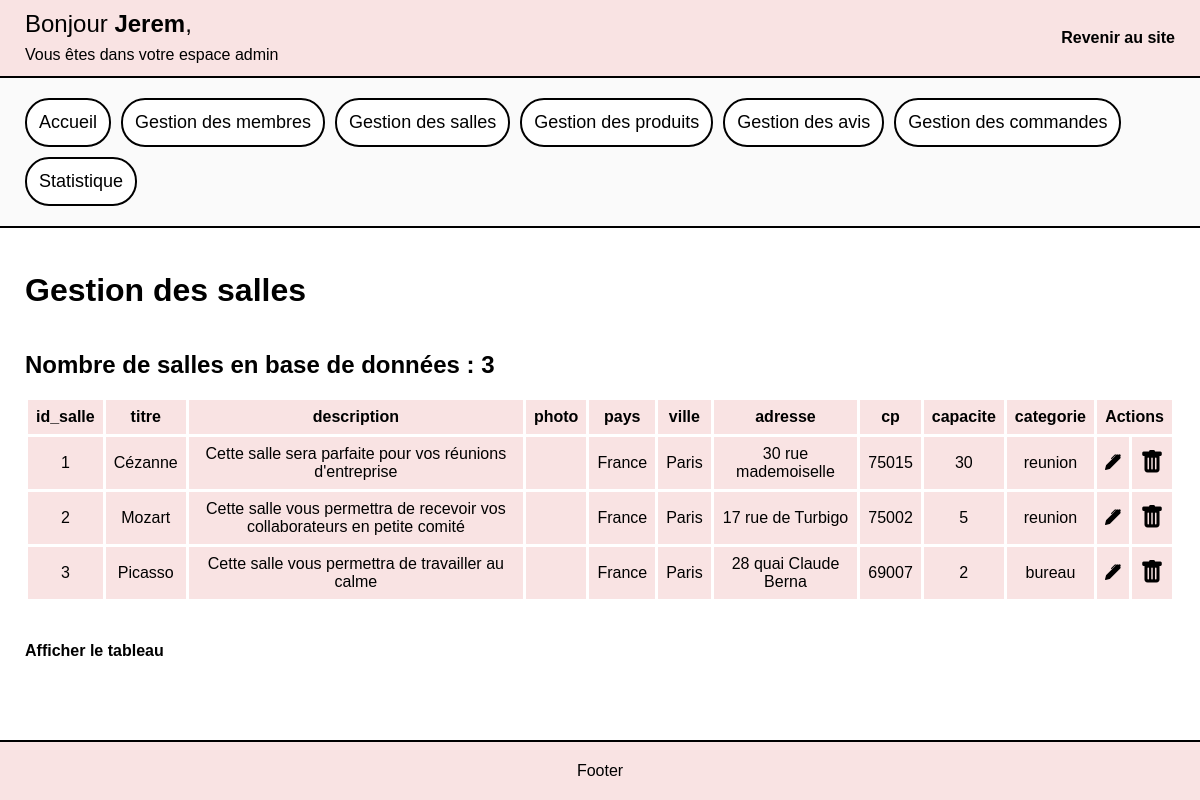
The page /admin/gestion_des_salles.php (signed in) on the database as committed earlier.
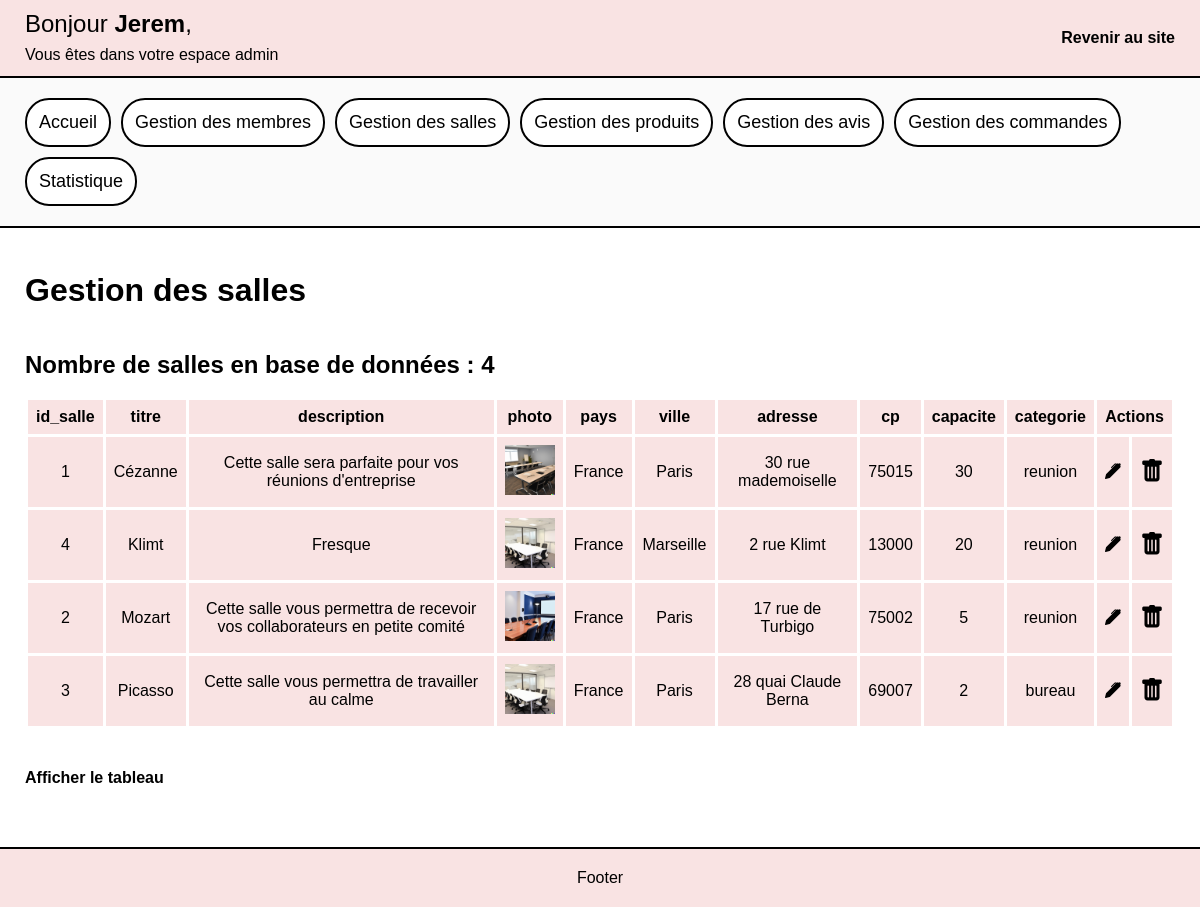
The same page on the database as committed later.
### tables this page shows
CREATE TABLE IF NOT EXISTS `salle` (
  `id_salle` int NOT NULL AUTO_INCREMENT,
  `titre` varchar(200) NOT NULL,
  `description` text NOT NULL,
  `photo` varchar(200) NOT NULL,
  `pays` varchar(20) NOT NULL,
  `ville` varchar(20) NOT NULL,
  `adresse` varchar(20) NOT NULL,
  `cp` int NOT NULL,
  `capacite` int NOT NULL,
  `categorie` enum('reunion','bureau','formation','') NOT NULL,
  PRIMARY KEY (`id_salle`)
);

### admin/gestion_des_salles.php (the view, shortened to what this page needs)
<?php
require_once('includeAdmin/headerAdmin.php');
?>
    <div class="globalContainer">
            <div class="adminContainer">
                <?php require_once('includeAdmin/navAside.php');?>
                <main class="mainAdmin">
                    <h1>Gestion des salles</h1>
                    <?php $queryUsers = $pdo->query("SELECT id_salle FROM salle") ?>
                    <h2>Nombre de salles en base de données : <?= $queryUsers->rowCount() ?></h2>
                    <div class="table-container">
                        <table>
                            <?php $afficheTousUsers = $pdo->query("SELECT * FROM salle ORDER BY titre") ?>
                            <thead>
                                <tr>
                                    <?php for ($i = 0; $i < $afficheTousUsers->columnCount(); $i++) {
                                        $colonne = $afficheTousUsers->getColumnMeta($i);
                                    ?>
                                            <th><?= $colonne['name'] ?></th>
                                    <?php } ?>
                                    <th colspan="2">Actions</th>
                                </tr>
                            </thead>
                            <tbody>
                                <?php while ($tousUsers = $afficheTousUsers->fetch(PDO::FETCH_ASSOC)) : ?>
                                    <tr>
                                        <?php foreach ($tousUsers as $key => $value) : ?>
                                            <?php if ($key == 'photo') : ?>
                                                <td><img src="<?= URL . "img/" . $value ?>" alt="" width="50"></td>
                                            <?php else:?>
                                                <td><?= $value ?></td>
                                            <?php endif; ?>
                                        <?php endforeach; ?>
                                        <td><a href='?action=update&id_salle=<?= $tousUsers['id_salle'] ?>'><i class="bi bi-pen-fill"></i></a></td>
                                        <td><a href="?action=delete&id_salle=<?= $tousUsers['id_salle'] ?>"><i class="bi bi-trash-fill" style="font-size: 1.5rem;"></i></a></td>
                                    </tr>
                                <?php endwhile;?>
                            </tbody>
                        </table>
                    </div>
                    <?php
                    $actionbutton="?action=add";
                    ?>
                    <div class="modifFormulaire">
                        <a href="<?= $actionbutton;?>" class="espacemembre btnModifFormulaire">
                            <?php if(isset($_GET['action'])): ?>
                                Ajouter un utilisateur
                            <?php else:?>
                                Afficher le tableau
                            <?php endif;?>
                        </a>
                    </div>
                </main>
            </div>
    </div>
<?php require_once('includeAdmin/footerAdmin.php') ?>

### admin/includeAdmin/headerAdmin.php (shortened to what this page needs)
<!DOCTYPE html>
<html lang="fr">
<head>
    <link rel="stylesheet" href="<?= URL ?>admin/css_admin/style_admin.css">
    <link rel="stylesheet" href="https://cdn.jsdelivr.net/npm/bootstrap-icons@1.4.0/font/bootstrap-icons.css">
</head>
<body>
    <header>
        <nav>
            <div class="logo">
                <a href=" <?= URL ?>admin/index.php">Bonjour <strong><?= $_SESSION['user']['pseudo']?></strong>,<br/><span class="spanBienvenu">Vous êtes dans votre espace admin</span></a>
            </div>
            <ul class="ulMenu">
                <li class="deroulant">
                    <a href="<?= URL ?>index.php" class="espacemembre">Revenir au site</a>
                </li>
            </ul>
        </nav>
    </header>

### admin/includeAdmin/navAside.php (shortened to what this page needs)
<aside class="adminAside">
    <ul class="menuAside">
        <li class="lienAside"><a href="<?= URL; ?>admin/index.php">Accueil</a></li>
        <li class="lienAside"><a href="<?= URL; ?>admin/gestion_des_membres.php">Gestion des membres</a></li>
        <li class="lienAside"><a href="<?= URL; ?>admin/gestion_des_salles.php">Gestion des salles</a></li>
        <li class="lienAside"><a href="<?= URL; ?>admin/gestion_des_produits.php">Gestion des produits</a></li>
        <li class="lienAside"><a href="<?= URL; ?>admin/gestion_des_avis.php">Gestion des avis</a></li>
        <li class="lienAside"><a href="<?= URL; ?>admin/gestion_des_commandes.php">Gestion des commandes</a></li>
        <li class="lienAside"><a href="<?= URL; ?>admin/statistique.php">Statistique</a></li>
    </ul>
</aside>

### admin/includeAdmin/footerAdmin.php (shortened to what this page needs)
        <footer>
            <p>Footer</p>
        </footer>
    </body>
</html>

### admin/css_admin/style_admin.css (style rules this page uses)
* { box-sizing: border-box; margin: 0; padding : 0; list-style: none; }
a, a:hover, a:active, a:visited { text-decoration: none; color: black; }
body { font-family: 'Gill Sans', 'Gill Sans MT', Calibri, 'Trebuchet MS', sans-serif; display: flex; flex-direction: column; min-height: 100dvh; }
.globalContainer { display: flex; flex-direction: column; justify-content: space-between; flex:1; }
h1 { padding : 24px 0; }
h2 { padding : 18px 0; }
nav { background-color: rgb(249, 227, 227); padding: 10px 25px; display: flex; justify-content: space-between; align-items: center; border-bottom: 2px solid black ; flex-wrap: wrap; gap: 10px; }
.spanBienvenu { font-size: 16px; }
a.espacemembre { display: block; margin: 0; width: fit-content; font-weight: 600; padding: 10px 0; transition: all ease 0.3s; }
main { padding : 20px 25px; }
footer { background-color: rgb(249, 227, 227); text-align: center; padding: 20px 25px; border-top: 2px solid black ; }
.logo a { font-size: 24px; }
.adminContainer { display: flex; flex:1; }
.adminAside { background-color: rgb(250, 250, 250); padding: 20px 25px; border-right: 2px solid black; }
.mainAdmin { flex: 1; max-width: 100%; }
.menuAside { display: flex; flex-direction: column; gap: 10px; font-size: 18px; }
.lienAside a { display: block; width: 100%; padding: 12px; background-color: white; border-radius: 24px; border: 2px solid black; text-align: center; }
.table-container { overflow-x:auto; width: 100%; }
table { width: 100%; border-collapse: collapse; background-color: rgb(249, 227, 227); }
th, td { padding: 8px; border: 3px solid #ffffff; border-radius: 4px; text-align: center; }
.modifFormulaire { margin: 30px 0; }
.btnModifFormulaire { display: block; }
@media screen and (max-width: 1200px) { .adminAside { border-bottom: 2px solid black; border-right : none; } }
@media screen and (max-width: 1200px) { .adminContainer { flex-direction: column; } }
@media screen and (max-width: 1200px) { .menuAside { flex-direction: row; flex-wrap: wrap; } }

Rows that differ between the two databases and show on the page:
changed salle "Cézanne": photo: picture added
added salle: id_salle "4", titre "Klimt", description "Fresque", photo (picture), pays "France", ville "Marseille", adresse "2 rue Klimt", cp "13000", capacite "20", categorie "reunion"
changed salle "Mozart": photo: picture added
changed salle "Picasso": photo: picture added
Other text that changed with them:
$queryUsers->rowCount(): "3" → "4"
